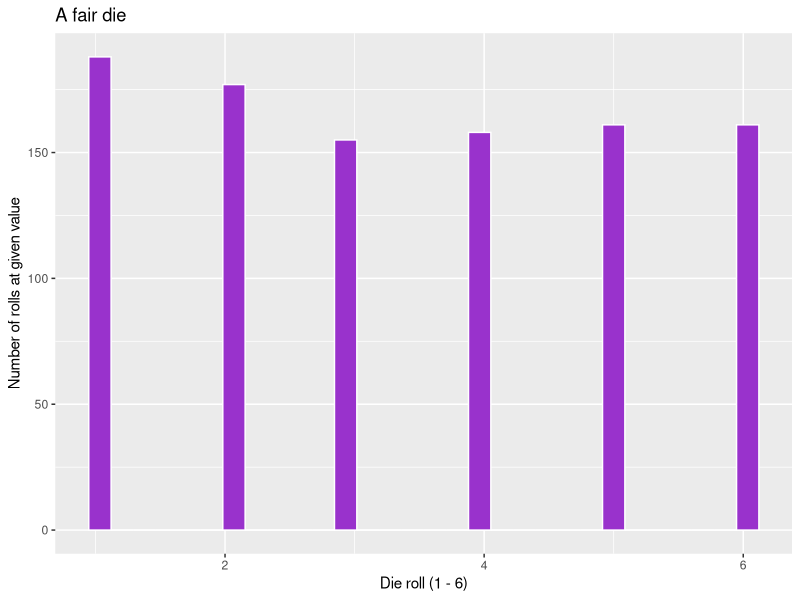
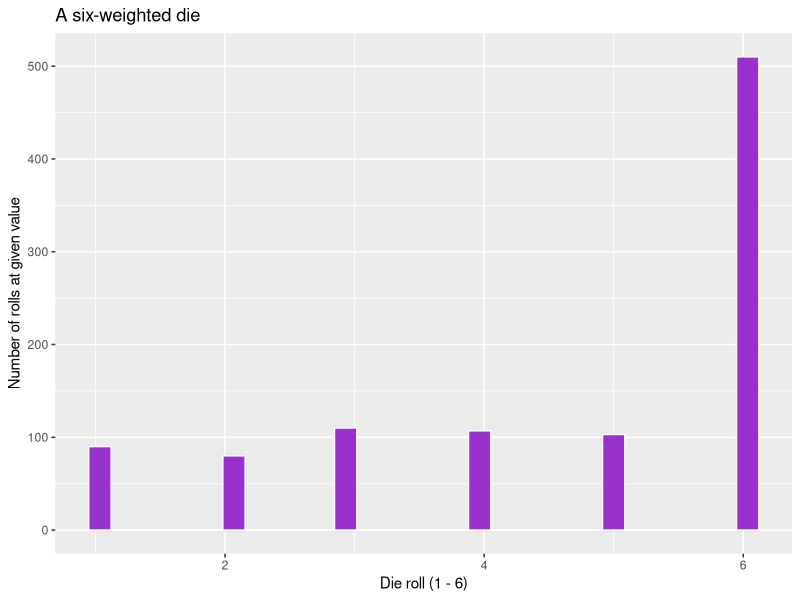
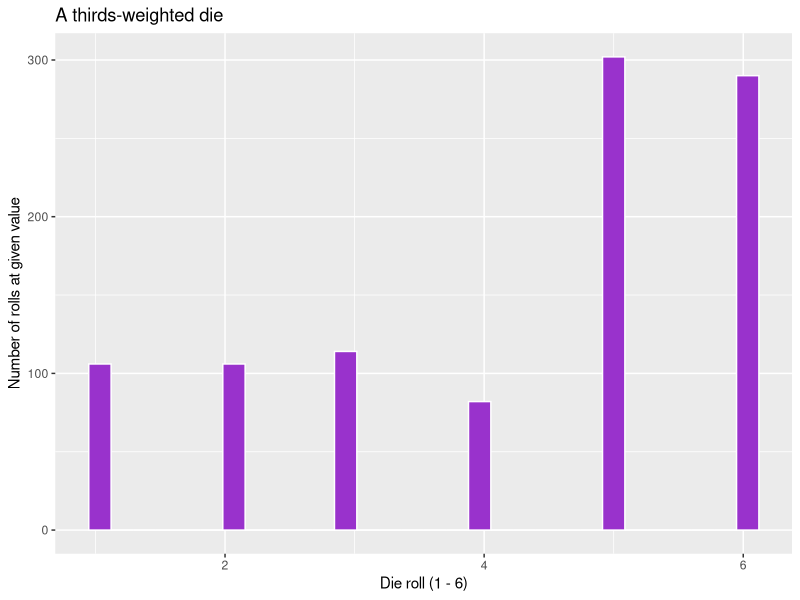

The R script that drew these images, in order:
## ---- chunk 1

library(tidyverse)

deck <- tibble(
  # tibble is a more flexible data.frame
  card = rep(
    c("ace",
      "deuce",
      "three",
      "four",
      "five",
      "six",
      "seven",
      "eight",
      "nine",
      "ten",
      "jack",
      "queen",
      "king"
    ),4),
  suit =
    rep(c(
      "diamonds", 
      "hearts", 
      "clubs", 
      "spades"),
        each = 13),
  color = rep(c("red", 
                "black"),
              each = 26)
)

glimpse(deck)


pr_black <- deck %>% 
  filter(color == "black") %>% 
  nrow()/nrow(deck)

pr_ace <- deck %>% 
  filter(card == "ace") %>% 
  nrow()/nrow(deck)

pr_black_and_ace <- deck %>% 
  filter(card == "ace" & color == "black") %>% 
  nrow()/nrow(deck)

pr_black + pr_ace - pr_black_and_ace

## ---- chunk 2

pr_black * pr_black


## ---- chunk 3

pr_ace_or_king <- 
deck |> 
filter(card == "ace" | card == "king")
nrow(pr_ace_or_king)/nrow(deck)


## ---- chunk 4

pr_ace <- deck |> 
  filter(card == "ace") |> 
nrow()/nrow(deck)
  pr_ace * pr_ace
  
## ---- chunk 5

sample_n(deck, size =5, replace = FALSE)
sample_n(deck, size =5, replace = FALSE)
sample_n(deck, size =5, replace = FALSE)
sample_n(deck, size =5, replace = FALSE)
sample_n(deck, size =5, replace = FALSE)


## ---- chunk 6

choose(52, 5)


## ---- chunk 7

pr_hearts <- deck |> 
  filter(suit == "hearts")
nrow(pr_hearts)/nrow(deck)

pr_spades <- deck |> 
  filter(suit == "spades")
nrow(pr_spades)/nrow(deck)

pr_diamonds <- deck |> 
  filter(suit == "diamonds")
nrow(pr_diamonds)/nrow(deck)

pr_clubs <- deck |> 
  filter(suit == "clubs")
nrow(pr_clubs)/nrow(deck)

## ---- chunk 8

# this is a syntactical nightmare. 
#(4*(choose(52, 1)* 3*(choose(51, 1) * 2*(choose(50, 1) * 1 *(49, 1))))


## ---- chunk 9

(4*choose(4, 1) * 3 * choose(4, 1) * 2 * choose(4, 1) * 1 * choose(4, 2)) / choose(52, 5)

## ---- chunk 10

# I'm trying to approach the problem from a more simple perspective

draws <- (replicate(100, (sample)(52,5)))



# this draws 5 cards 100 times, obviously I would need more (e.g.) 10^4 in order to get a good probability estimate, but I'm trying to keep it simple for now.

#So this gives me the data frame "draws". I want to count how many times a 1,2,3,4 (1:4) appears across the data frame, thus counting how many times an ace was drawn. I can then divide that by the total number of cards drawn and I think that would give me the probability of drawing an ace.

#filter(draws, 5 == "1")

#What I'm trying here is to use the filter function to look at row 5 and show only times when a 5 was drawn, this isn't working. I think I need a  tibble with named rows and columns to do this?

#sample(deck, size = 4)

# I realized I'm basically trying to rebuild a tool I already have, which is the deck tibble from earlier in the hw. but now when I try to sample that I get the error "cannot take sample large than the population when 'replace = FALSE'

#but I'm trying to take a sample of 5 with a population of 52 so I don't get that.

#okay so sample(deck, 1) gives me a tibble with just the colors, sample(deck, 2) gives me a tibble with the colors and the card and so on until sample(deck, 4) gives the previous error. So either my syntax is off or I just can't use sample on this tibble (maybe because it's not intergers?) checking out ?sample

#I've been at this question for a couple hours now, getting discouraged, moving on.


## ---- chunk 11


1 - ((52 * 51 * 50 * 49 * 48) / 52^5)

## ---- chunk 12

df <- tibble(
  id   = 1:6,
  name = c('Alice', 'Bob', 'Charlie', 'Diane', 'Fred', 'Jenny')
)

df_pairs <- df %>% 
  rename(id1 = id, name1 = name) %>% 
  crossing(df %>% 
             select(id2 = id, name2 = name)) %>%
  filter(id1 < id2) %>%
  unite(id, id1, id2) %>%
  unite(name, name1, name2)

df_pairs


## ---- chunk 13
choose(6,2)


## ---- chunk 14

df <- tibble(
  id   = 1:6,
  name = c('Alice', 'Bob', 'Charlie', 'Diane', 'Fred', 'Jenny')
)

df_pairs <- df %>% 
  rename(id1 = id, name1 = name) %>% 
  crossing(df %>% 
             select(id2 = id, name2 = name)) %>%
  filter(id1 != id2) %>%
  unite(id, id1, id2) %>%
  unite(name, name1, name2)

df_pairs


## ---- chunk 15

(factorial(6)) / (factorial(6-2) * factorial(2))


## ---- chunk 16

(factorial(6)) / (factorial(6-2))


## ---- chunk 17

die <- (1:6)

fair_die <- replicate(1000, sample(die, 1))

fair_die_data <- tibble(x = fair_die)

mean(fair_die)
## ---- chunk 18


 die <- (1:6)

six_die <- replicate(1000, sample(die, 1, prob = c(.1, .1, .1, .1, .1, .5)))

six_die_data <- tibble(x = six_die)

mean(six_die)

## ---- chunk 19

 die <- (1:6)

thirds_die <- replicate(1000, sample(die, 1, prob = c(.1, .1, .1, .1, .3, .3)))

thirds_die_data <- tibble(x = thirds_die)

mean(thirds_die)

## ---- chunk 20

ggplot(fair_die_data, aes(x = x)) +
  geom_histogram(color = "white", fill = "darkorchid") +
  labs(x = "Die roll (1 - 6)", y = "Number of rolls at given value", title = "A fair die")


## ---- chunk 21

ggplot(six_die_data, aes(x = x)) +
  geom_histogram(color = "white", fill = "darkorchid") +
  labs(x = "Die roll (1 - 6)", y = "Number of rolls at given value", title = "A six-weighted die")


## ---- chunk 22

ggplot(thirds_die_data, aes(x = x)) +
  geom_histogram(color = "white", fill = "darkorchid") +
  labs(x = "Die roll (1 - 6)", y = "Number of rolls at given value", title = "A thirds-weighted die")


## ---- chunk 23

die <- (1:6)

test_die <- replicate(1000, sample(die, 1))

test_die_data <- tibble(Roll_Value = test_die)

mean(test_die)



